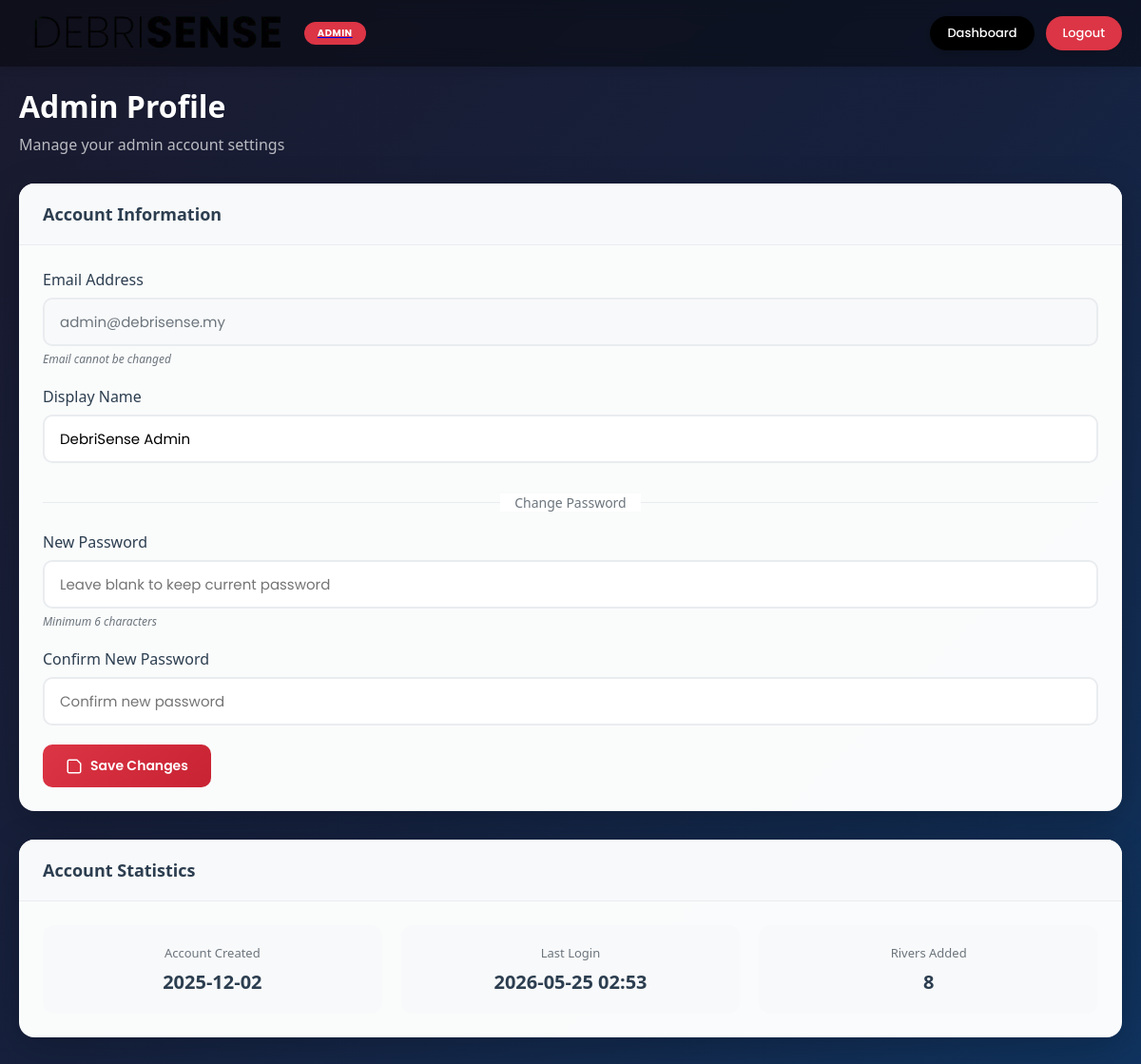
Before: /admin/profile (signed in) with the older database file.
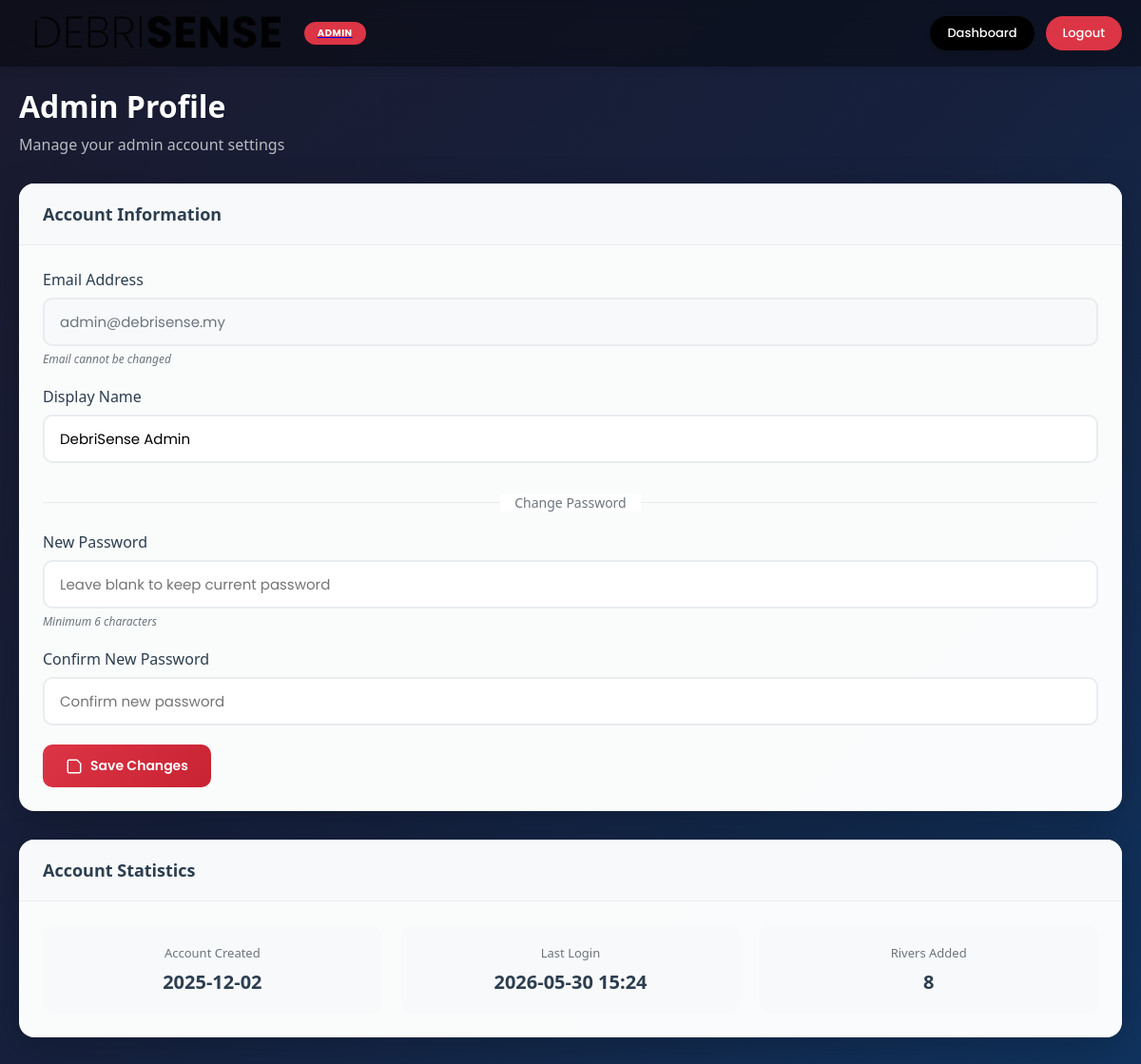
After: the same page with the newer database file.
### models.py (models this page shows, shortened)
class Admin(UserMixin, db.Model):
    __tablename__ = 'admins'
    id = db.Column(db.Integer, primary_key=True)
    email = db.Column(db.String(150), unique=True, nullable=False, index=True)
    password_hash = db.Column(db.String(256), nullable=False)
    name = db.Column(db.String(150), nullable=False, default='Admin')
    is_active = db.Column(db.Boolean, default=True)
    created_at = db.Column(db.DateTime, default=datetime.utcnow)
    last_login = db.Column(db.DateTime, nullable=True)
    rivers = db.relationship('River', backref='added_by_admin', lazy='dynamic',
                            foreign_keys='River.admin_id')
    hotspot_reports = db.relationship('HotspotReport', backref='reviewer', lazy='dynamic',
                                     foreign_keys='HotspotReport.reviewed_by')

### app.py (the view)
@app.route('/admin/profile')
@admin_required
def admin_profile():
    return render_template('admin_profile.html', admin=current_user)

### app.py (called while the page is built)
@login_manager.user_loader
def load_user(user_id):
    if user_id.startswith('admin_'):
        admin_id = int(user_id.replace('admin_', ''))
        return Admin.query.get(admin_id)
    elif user_id.startswith('user_'):
        ngo_id = int(user_id.replace('user_', ''))
        return User.query.get(ngo_id)
    return None

def admin_required(f):
    @wraps(f)
    def decorated_function(*args, **kwargs):
        if not current_user.is_authenticated:
            flash('Please log in as admin to access this page.', 'warning')
            return redirect(url_for('admin_login'))
        if not isinstance(current_user, Admin):
            flash('Access denied. Admin privileges required.', 'error')
            return redirect(url_for('index'))
        return f(*args, **kwargs)
    return decorated_function

### templates/admin_profile.html (shortened to what this page needs)
<!DOCTYPE html>
<html lang="en">
<head>
    <link rel="stylesheet" href="{{ url_for('static', filename='css/style.css') }}">
    <link rel="stylesheet" href="{{ url_for('static', filename='css/admin.css') }}">
    <link rel="stylesheet" href="{{ url_for('static', filename='css/admin_pages.css') }}">
</head>
<body class="admin-page">
    <nav class="navbar admin-navbar">
        <div class="navbar-container">
            <a href="{{ url_for('admin_dashboard') }}" class="navbar-logo">
                <img src="{{ url_for('static', filename='img/debrisenseLogo.png') }}" alt="DebriSense Logo">
                <span class="admin-badge">ADMIN</span>
            </a>
            <div class="navbar-actions">
                <a href="{{ url_for('admin_dashboard') }}" class="navbar-btn">Dashboard</a>
                <a href="{{ url_for('admin_logout') }}" class="navbar-btn logout-btn">Logout</a>
            </div>
        </div>
    </nav>
    <main class="admin-content">
        <div class="admin-container">
            <div class="page-header">
                <h1>Admin Profile</h1>
                <p>Manage your admin account settings</p>
            </div>
            <div class="admin-card">
                <div class="card-header">
                    <h2>Account Information</h2>
                </div>
                <div class="card-body">
                    <form method="POST" action="{{ url_for('update_admin_profile') }}" class="admin-form">
                        <div class="form-group">
                            <label for="email">Email Address</label>
                            <input type="email" id="email" value="{{ admin.email }}" disabled>
                            <span class="form-hint">Email cannot be changed</span>
                        </div>
                        <div class="form-group">
                            <label for="name">Display Name</label>
                            <input type="text" id="name" name="name" value="{{ admin.name }}" required>
                        </div>
                        <div class="form-divider">
                            <span>Change Password</span>
                        </div>
                        <div class="form-group">
                            <label for="new_password">New Password</label>
                            <input type="password" id="new_password" name="new_password" placeholder="Leave blank to keep current password">
                            <span class="form-hint">Minimum 6 characters</span>
                        </div>
                        <div class="form-group">
                            <label for="confirm_password">Confirm New Password</label>
                            <input type="password" id="confirm_password" name="confirm_password" placeholder="Confirm new password">
                        </div>
                        <button type="submit" class="btn-primary">
                            Save Changes
                        </button>
                    </form>
                </div>
            </div>
            <div class="admin-card">
                <div class="card-header">
                    <h2>Account Statistics</h2>
                </div>
                <div class="card-body">
                    <div class="stats-grid">
                        <div class="stat-item">
                            <span class="stat-label">Account Created</span>
                            <span class="stat-value">{{ admin.created_at.strftime('%Y-%m-%d') if admin.created_at else 'N/A' }}</span>
                        </div>
                        <div class="stat-item">
                            <span class="stat-label">Last Login</span>
                            <span class="stat-value">{{ admin.last_login.strftime('%Y-%m-%d %H:%M') if admin.last_login else 'N/A' }}</span>
                        </div>
                        <div class="stat-item">
                            <span class="stat-label">Rivers Added</span>
                            <span class="stat-value">{{ admin.rivers.count() }}</span>
                        </div>
                    </div>
                </div>
            </div>
        </div>
    </main>
</body>
</html>

### static/css/style.css (style rules this page uses)
* { margin: 0; padding: 0; box-sizing: border-box; }
html, body { min-height: 100%; width: 100%; font-family: 'Segoe UI', Tahoma, Geneva, Verdana, sans-serif; overflow-x: hidden; }
html:not(:has(#map)), body:not(:has(#map)) { overflow-y: auto; }
.navbar { position: fixed; top: 0; left: 0; width: 100%; height: 70px; background: rgba(255, 255, 255, 0.95); box-shadow: 0 2px 10px rgba(0, 0, 0, 0.1); z-index: 1000; -webkit-backdrop-filter: blur(10px); backdrop-filter: blur(10px); }
.navbar-container { display: flex; align-items: center; justify-content: space-between; height: 100%; padding: 0 20px; max-width: 100%; }
.navbar-logo { display: flex; align-items: center; }
.navbar-logo img { height: 50px; width: auto; object-fit: contain; }
.navbar-btn { background-color: #000000; color: #ffffff; font-family: 'Poppins', sans-serif; font-size: 14px; font-weight: 500; padding: 12px 28px; border: none; border-radius: 50px; cursor: pointer; transition: all 0.3s ease; box-shadow: 0 2px 8px rgba(0, 0, 0, 0.15); text-decoration: none; display: inline-flex; align-items: center; justify-content: center; }

### static/css/admin.css (style rules this page uses)
.admin-badge { display: inline-block; background: #dc3545; color: white; font-size: 10px; font-weight: 700; padding: 4px 14px; border-radius: 20px; margin-left: 10px; font-family: 'Poppins', sans-serif; letter-spacing: 0.5px; }
.navbar-actions { display: flex; gap: 12px; align-items: center; }
.navbar-actions .navbar-btn { font-size: 13px; padding: 8px 18px; }
.logout-btn { background-color: #dc3545 !important; }
.btn-primary, .btn-secondary { padding: 12px 28px; border-radius: 50px; font-family: 'Poppins', sans-serif; font-weight: 600; font-size: 14px; cursor: pointer; transition: all 0.3s ease; border: none; }
.btn-primary { background: #000000; color: white; }
.form-hint { display: block; font-size: 12px; color: #6c757d; margin-top: 6px; font-style: italic; }

### static/css/admin_pages.css (style rules this page uses)
.admin-page { background: linear-gradient(135deg, #1a1a2e 0%, #16213e 50%, #0f3460 100%); min-height: 100vh; }
.admin-navbar { background: rgba(0, 0, 0, 0.4) !important; -webkit-backdrop-filter: blur(10px); backdrop-filter: blur(10px); }
.admin-content { padding-top: 90px; padding-bottom: 40px; }
.admin-container { max-width: 1200px; margin: 0 auto; padding: 0 20px; }
.page-header { margin-bottom: 30px; }
.page-header h1 { font-size: 32px; font-weight: 700; color: white; margin-bottom: 8px; }
.page-header p { color: rgba(255, 255, 255, 0.7); font-size: 16px; }
.admin-card { background: rgba(255, 255, 255, 0.98); border-radius: 16px; box-shadow: 0 10px 40px rgba(0, 0, 0, 0.2); margin-bottom: 30px; overflow: hidden; }
.card-header { display: flex; justify-content: space-between; align-items: center; padding: 20px 25px; border-bottom: 1px solid #e9ecef; background: #f8f9fa; }
.card-header h2 { font-size: 18px; font-weight: 600; color: #2c3e50; margin: 0; }
.card-body { padding: 25px; }
.admin-form .form-group { margin-bottom: 20px; }
.admin-form label { display: block; font-weight: 500; color: #2c3e50; margin-bottom: 8px; }
.admin-form input, .admin-form textarea { width: 100%; padding: 12px 16px; border: 2px solid #e9ecef; border-radius: 10px; font-size: 15px; font-family: 'Poppins', sans-serif; transition: border-color 0.3s ease; }
.admin-form input:disabled { background: #f8f9fa; color: #6c757d; }
.form-hint { font-size: 12px; color: #6c757d; margin-top: 5px; display: block; }
.form-divider { text-align: center; margin: 30px 0 20px; position: relative; }
.form-divider::before { content: ''; position: absolute; left: 0; top: 50%; width: 100%; height: 1px; background: #e9ecef; }
.form-divider span { background: white; padding: 0 15px; position: relative; color: #6c757d; font-size: 14px; }
.stats-grid { display: grid; grid-template-columns: repeat(3, 1fr); gap: 20px; }
.stat-item { text-align: center; padding: 20px; background: #f8f9fa; border-radius: 12px; }
.stat-label { display: block; font-size: 13px; color: #6c757d; margin-bottom: 8px; }
.stat-value { display: block; font-size: 20px; font-weight: 600; color: #2c3e50; }
.btn-primary { display: inline-flex; align-items: center; gap: 8px; background: linear-gradient(135deg, #dc3545 0%, #c82333 100%); color: white; border: none; padding: 12px 24px; border-radius: 10px; font-size: 14px; font-weight: 600; cursor: pointer; text-decoration: none; transition: transform 0.3s ease, box-shadow 0.3s ease; font-family: 'Poppins', sans-serif; }
.btn-primary .btn-icon { width: 18px; height: 18px; }

Changed rows visible on the page:
changed Admin "admin@debrisense.my": last_login "2026-05-25 02:53" → "2026-05-30 15:24"
